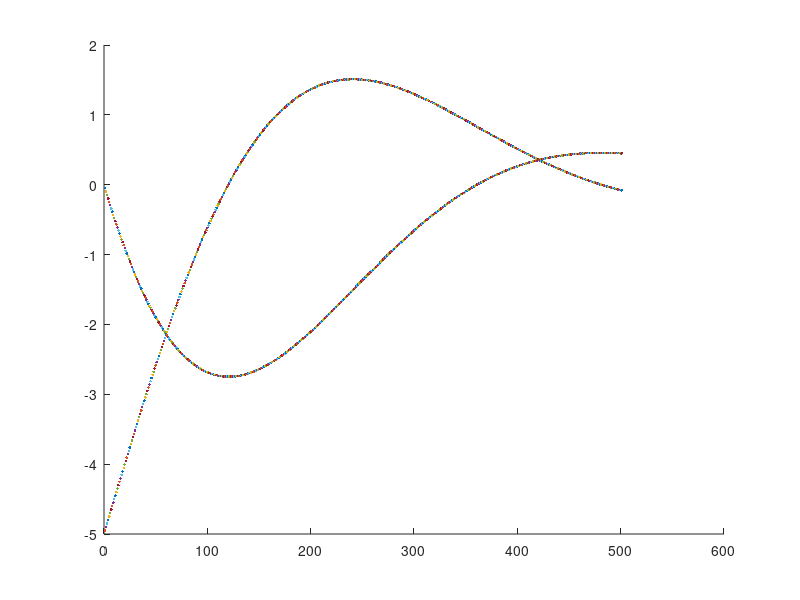
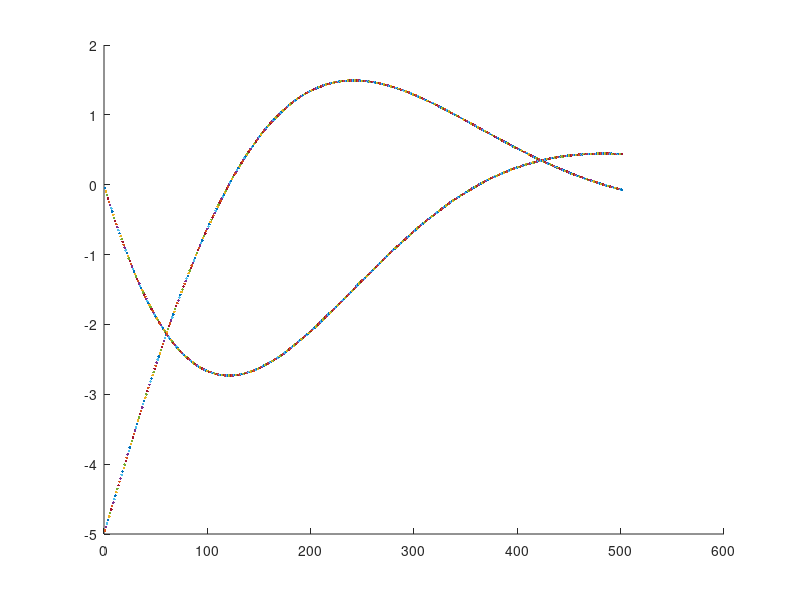
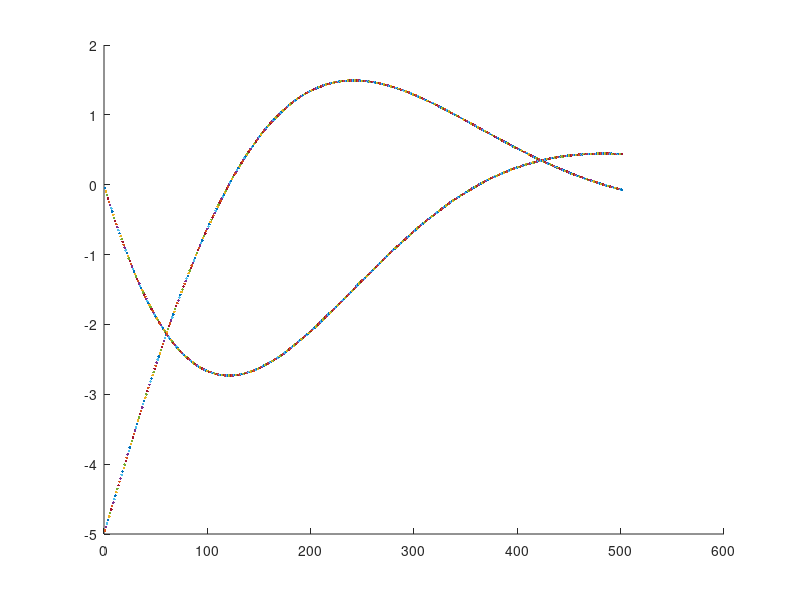

These charts were generated, in order, by the following MATLAB code:
w = 1;
j = 0.5;
x = [0;-5];
h = 0.01;            % timestep
A = [   0,      1 ; 
     -w^2, -2*w*j];
y_old = x;
y_new = x;
iter = 0;

% Euler's Method
figure(1)
hold on
for t = 0:h:5
    iter = iter + 1;
    y_old = y_new;           % y_old

    f = A*y_old;         % f(y_old, t_old)

    y_new = y_old + f*h;    % y_old + f  
    
    plot(iter,y_new);
    
end
hold off

% Modified Euler's Method
y_old = x;
y_new = x;
iter = 0;


figure(2)
hold on
for t = 0:h:5
    iter = iter + 1;
    y_old = y_new;           % y_old

    f = A*y_old;             % f(y_old, t_old)
    
    y_temp = y_old + f*h;     % y_old + f
    f_temp = A*y_temp;
    
    y_new = y_old + ((f + f_temp)/2)*h
    
    plot(iter, y_new);
    
end
hold off

% RK4
y_old = x;
y_new = x;
iter = 0;


figure(3)
hold on
for t = 0:h:5
    iter = iter + 1;
    y_old = y_new;           % y_old

    f = A*y_old;             % f(y_old, t_old)
    
    y_temp = y_old + f*h;     % y_old + f
    f_temp = A*y_temp;
    
    y_new = y_old + ((f + f_temp)/2)*h
    
    plot(iter, y_new);
    
end
hold off